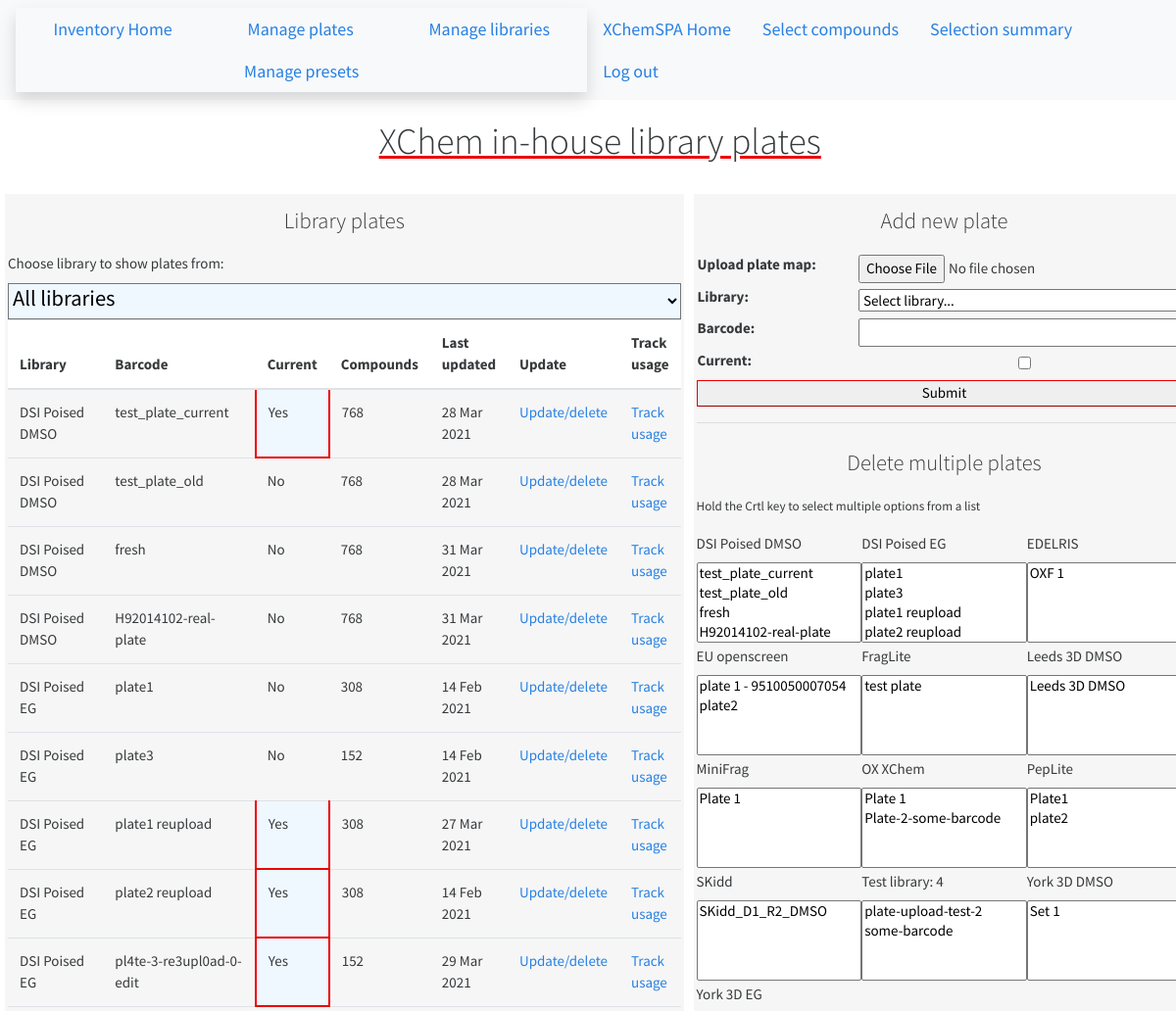
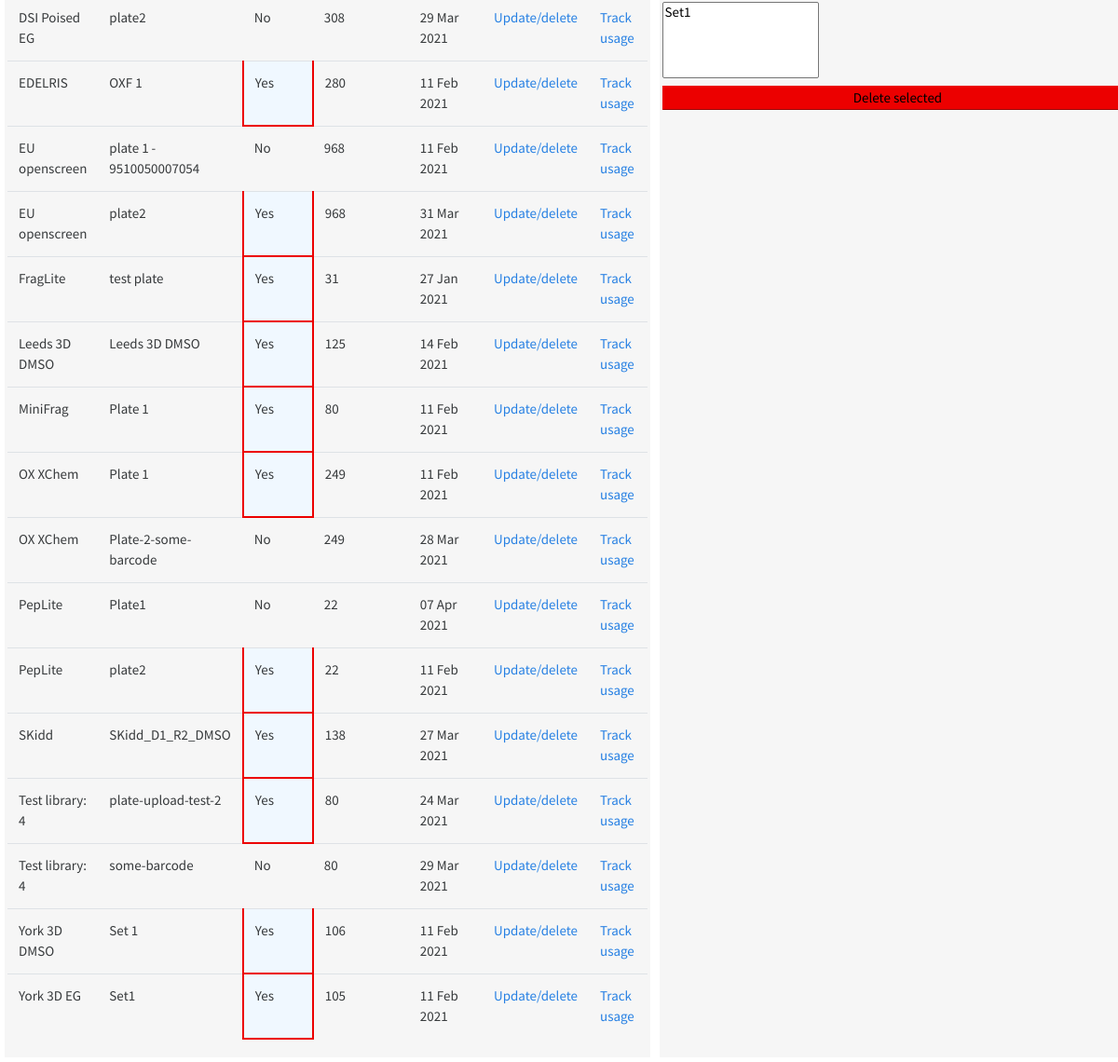
The page /inventory/plates/ (signed in) on the database as committed earlier (2 pictures, top to bottom).
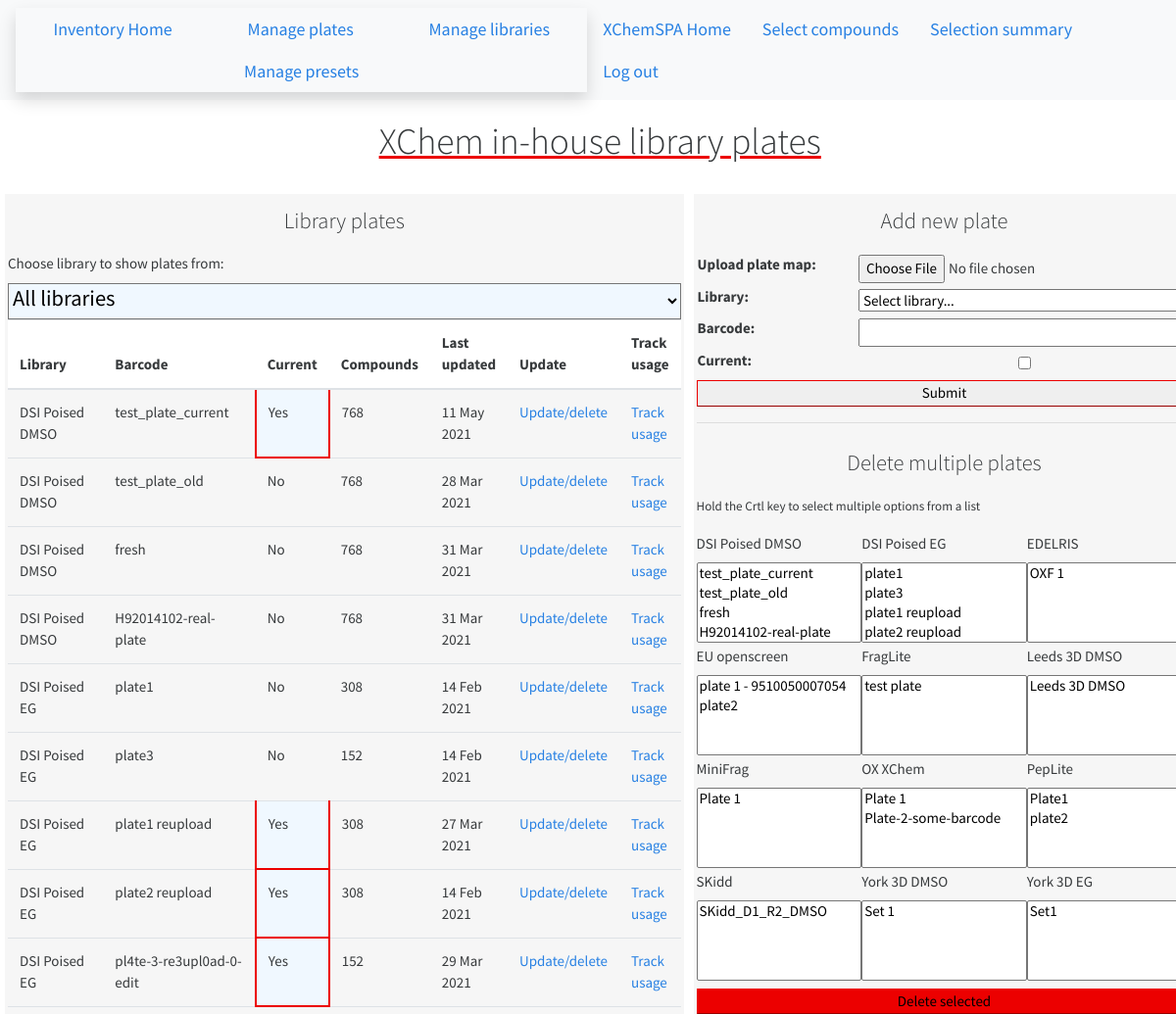
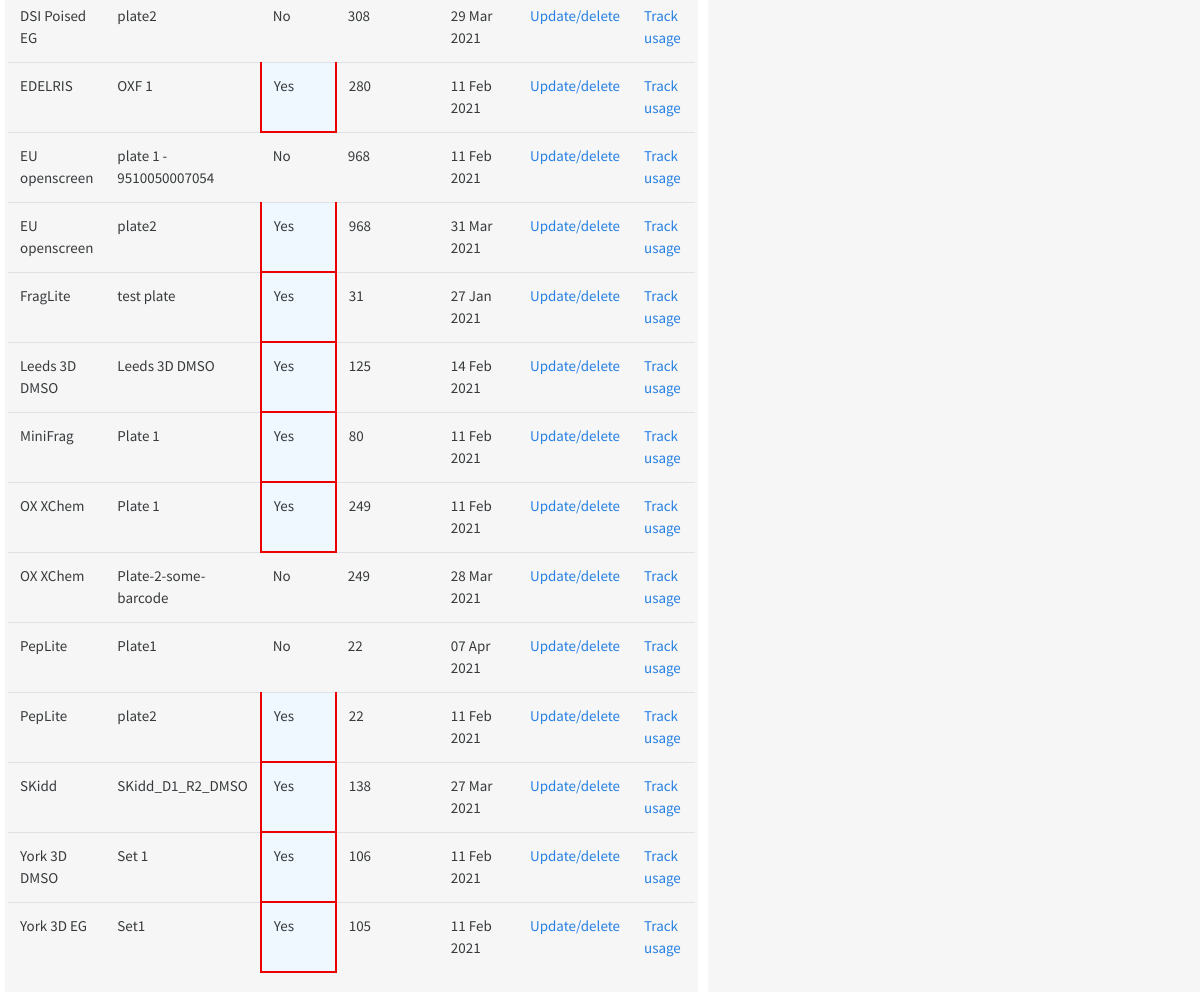
The same page on the database as committed later (2 pictures, top to bottom).
### API/models.py (models this page shows, shortened)
class Library(models.Model):
    name = models.CharField(max_length=100, blank=True, null=True)
    for_industry = models.BooleanField(default=False)
    public = models.BooleanField(default=False)
    log_p_graph = models.ImageField(upload_to="images/graphs/log_p/", blank=True, null=True)
    mol_wt_graph = models.ImageField(upload_to="images/graphs/mol_wt/", blank=True, null=True)
    heavy_atom_count_graph = models.ImageField(upload_to="images/graphs/heavy_atom_count/", blank=True, null=True)
    heavy_atom_mol_wt_graph = models.ImageField(upload_to="images/graphs/heavy_atom_mol_wt/", blank=True, null=True)
    nhoh_count_graph = models.ImageField(upload_to="images/graphs/nhoh_count/", blank=True, null=True)
    no_count_graph = models.ImageField(upload_to="images/graphs/no_count/", blank=True, null=True)
    num_h_acceptors_graph = models.ImageField(upload_to="images/graphs/num_h_acceptors/", blank=True, null=True)
    num_h_donors_graph = models.ImageField(upload_to="images/graphs/num_h_donors/", blank=True, null=True)
    num_het_atoms_graph = models.ImageField(upload_to="images/graphs/num_het_atoms/", blank=True, null=True)
    num_rot_bonds_graph = models.ImageField(upload_to="images/graphs/num_rot_bonds/", blank=True, null=True)
    num_val_electrons_graph = models.ImageField(upload_to="images/graphs/num_val_electrons/", blank=True, null=True)
    ring_count_graph = models.ImageField(upload_to="images/graphs/ring_count/", blank=True, null=True)
    tpsa_graph = models.ImageField(upload_to="images/graphs/tpsa/", null=True, blank=True)

class LibraryPlate(models.Model):
    barcode = models.CharField(max_length=100, blank=True, null=True) #string to identify physical plate
    library = models.ForeignKey(Library, on_delete=models.PROTECT, related_name="plates" )
    current = models.BooleanField(default=True)
    last_tested =  models.DateField(auto_now=True)
    unique_together = ['barcode', 'library']

### inventory/views.py (the view)
# urls.py: path("plates/", views.plates, name="plates"),
@staff_member_required
def plates(request):
	libraries = Library.objects.filter(public=True).order_by("name")
	plate_form = LibraryPlateForm(libs=current_library_selection(True))
	return render(request, "inventory/plates.html", {"libraries": libraries, "plate_form" : plate_form})

### inventory/forms.py
class LibraryPlateForm(PlateUpdateForm):
	plate_map = forms.FileField(label='Upload plate map:', required=True)

### inventory/inv_helpers.py (called while the page is built)
def current_library_selection(boolean):
	if boolean == True:
		first_tuple = [("", "Select library...")]
	else:
		first_tuple = []
	return  first_tuple + [(library.id, library.name) for library in Library.objects.filter(public=True)]

### inventory/templates/inventory/plates.html (shortened to what this page needs)
{% extends "layout.html" %}
{% load static %}
  {% block main %}
  <main id="plates">
    <h1>XChem in-house library plates</h1>
    <section id="library-list">
      <h2>Library plates</h2>
      <label>Choose library to show plates from:</label>
      <select class="table-filter" name="library" onchange="showLibrary(value)">
        <option value="all" selected>All libraries</option>
      </select>
      <table id="table" class="table table-hover">
        <thead>
          <th>Library</th>
          <th>Barcode</th>
          <th>Current</th>
          <th>Compounds</th>
          <th>Last updated</th>
          <th>Update</th>
          <th>Track usage</th>
        </thead>
        <tbody>
          {% for library in libraries %}
            {% if library.plates.all|length > 0 %}
              {% for plate in library.plates.all %}
                <tr class="plate-row" data-lib="{{library.id}}">
                  <td>{{ library.name }}</td>
                  <td>{{ plate.barcode }}</td>
                  {% if plate.current %}
                    <td class="highlight">Yes</td>
                    {% else %}
                    <td>No</td>
                  {% endif %}
                  <td>{{plate.compounds.count}}</td>
                  <td>{{ plate.last_tested|date:"d M Y" }}</td>
                  <td><a href="../update-plate/{{plate.id}}/">Update/delete</a></td>
                  <td><a href="../track-usage/{{plate.id}}/{{plate.last_tested|date:"Y-m-d"}}/general-view/">Track usage</a></td>
                </tr>
              {% endfor %}
            {% endif %}
          {% endfor %}
        </tbody>
      </table>
    </section>
    <section id="upload-form">
	  <div>
		  <h2>Add new plate</h2>
		  <form action="../add-plate/" method="post" enctype="multipart/form-data" >
			<table>
			{{ plate_form.as_table }}
			</table>
			<input type="submit" value="Submit">
		  </form>
	  </div>
	  <hr>
	   <div id="multi-delete-form">
		  <h2>Delete multiple plates</h2>
		  <form action="../delete-multiple-plates/" method="post">
			<p><small>Hold the Crtl key to select multiple options from a list</small></p>
			<div id="liblist">
				{% for library in libraries %}
				<div>
					<label>{{library.name}}</label>
					<select name="{{library.id}}" multiple>
						{% for plate in library.plates.all %}
						<option value="{{plate.id}}">{{ plate.barcode }}</option>
						{% endfor %}
					</select>
				</div>
				{% endfor%}
			</div>
			<button type="submit" class="delete-button">Delete selected</button>
		  </form>
	  </div>
    </section>
  </main>
  {% endblock %}

### inventory/templates/layout.html (shortened to what this page needs)
{% load static %}
<!DOCTYPE html>
<html lang="en">
<head>
    <link rel="stylesheet" href="https://bootswatch.com/4/cosmo/bootstrap.min.css">
    <link rel="stylesheet" href="https://use.fontawesome.com/releases/v5.6.3/css/all.css">
    <link rel="stylesheet" href="https://unpkg.com/bootstrap-table@1.18.2/dist/bootstrap-table.min.css">
    <link rel="stylesheet" href="{% static "inventory/prep.css" %}">
    <link rel="stylesheet" href="{% static "inventory/style.css" %}">
</head>
<body>
    <nav class="navbar navbar-expand-lg navbar-light bg-light">
		<ul class="nav shadow nav-fill">
			<li class="nav-item">
				<a class="nav-link" href="/inventory/">Inventory Home  </a>
			</li>
			<li class="nav-item active">
				<a class="nav-link" href="/inventory/plates/"> Manage plates </a>
			</li>
			<li class="nav-item active">
				<a class="nav-link" href="/inventory/libraries/">Manage libraries  </a>
			</li>
			<li class="nav-item active">
				<a class="nav-link" href="/inventory/presets/">Manage presets  </a>
			</li>
		</ul>
		<ul class="nav">
			<li class="nav-item">
				<a class="nav-link" href="/">XChemSPA Home  </a>
			</li>
			<li class="nav-item">
				<a class="nav-link" href="/"> Select compounds </a>
			</li>
			<li class="nav-item">
				<a class="nav-link" href="/">Selection summary  </a>
			</li>
			<li class="nav-item">
				<a class="nav-link" href="/">Log out  </a>
			</li>
		</ul>
	</nav>
	{% block main %}
	{% endblock %}
</body>
</html>

### webSoakDB_frontend/static/inventory/prep.css (style rules this page uses)
body { padding: 0; margin: auto auto; max-width: 2500px; }
section { display: block; background: #f6f6f6; padding: 3px; margin: 5px; position: relative; }
button { border-width: 1px; border-color: #ec0000; }
h1, h2, h3 { text-align: center; padding-bottom: 0.5em; padding-top: 0.5em; }
h1 { text-decoration: underline; text-decoration-color: #ec0000; }
h2 { font-size: 1.5em; }
nav { font-size: 1.2em; }
thead th { position: webkit-sticky; position: sticky; background: white; top: 0; padding: 0; }

### webSoakDB_frontend/static/inventory/style.css (style rules this page uses)
main h1 { grid-column: 1/-1; }
section#library-list { grid-column: 1/2; }
section#upload-form { grid-column: 2/3; }
.delete-button { background: #ec0000; margin-top: 5px; margin-bottom: 5px; }
main#plates { display: grid; grid-template-columns: auto 70ch; }
.highlight { background: aliceblue; border: solid #ec0000 2px; }
#multi-delete-form #liblist { display: grid; grid-template-columns: 1fr 1fr 1fr; }
.button, [type="submit"] { width: 100%; border-width: 1px; border-color: #ec0000; }
hr { color: black; }
main#general-view h1, h2 { grid-column: 1/3; }
table, input, select { width: 100%; }
.table-filter { font-size: 1.5em; padding-bottom: 5px; background: aliceblue; }

Rows that differ between the two databases and show on the page:
removed Library: name "Test library: 4", id "plate-upload-test-2 / some-barcode"
removed LibraryPlate: barcode "plate-upload-test-2", current "Yes", compounds.count "80", last_tested "24 Mar 2021"
removed LibraryPlate: barcode "some-barcode", current "No", compounds.count "80", last_tested "29 Mar 2021"
changed LibraryPlate "test_plate_current": last_tested "28 Mar 2021" → "11 May 2021"
